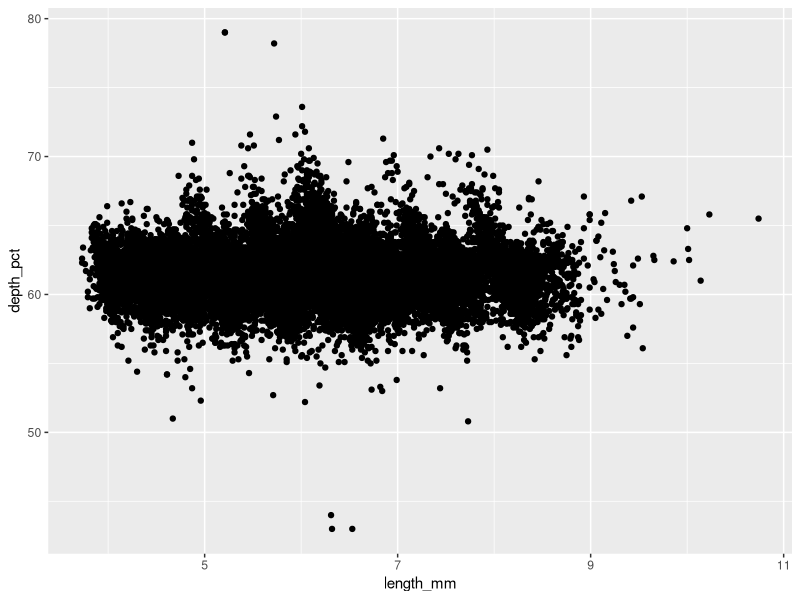
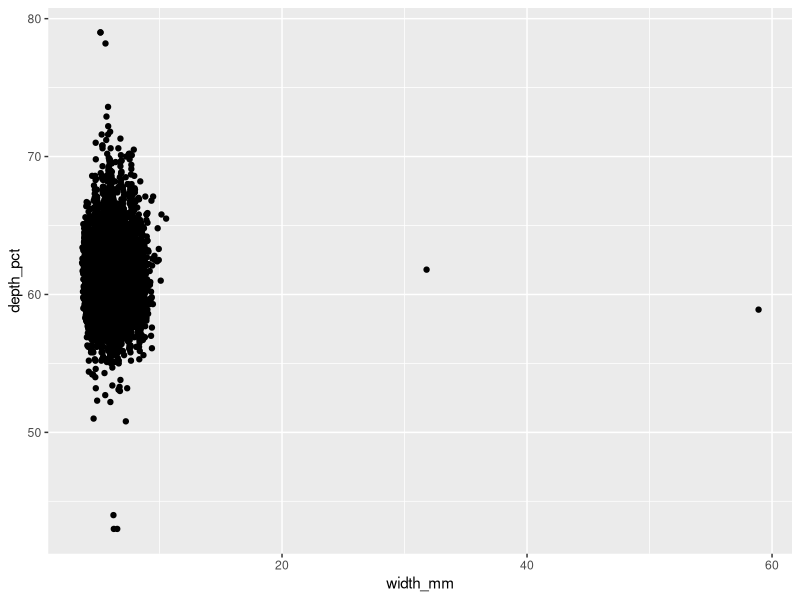

Write R code to recreate these figures, in order.
## ---- chunk 1
library(tidyverse) 
library(ggplot2)
## ---- chunk 2
diamonds <- diamonds %>% rename(
    depth_pct = depth,
    length_mm = x,
    width_mm = y,
    depth_mm = z,
    table_pct = table
  )
## ---- chunk 3
diamonds <- filter(diamonds, length_mm > 0, width_mm > 0 )
summary(diamonds)
count(diamonds,length_mm, depth_mm, sort = TRUE)
ggplot(diamonds,mapping = aes(x = length_mm , y = depth_pct)) + geom_point()
ggplot(diamonds,mapping = aes(x = width_mm, y = depth_pct)) + geom_point()



## ---- chunk 4

diamonds <- diamonds %>%
  mutate(table_mm = table_pct * width_mm / 100)

# Overall table_mm arithmetic mean?






# table_mm arithmetic mean within each clarity category






## ---- chunk 5
# Write gmean() command



## ---- chunk 6

test_data <- list(
  test1 = c(2.1, 3.8, 4.2),
  test2 = c(1, 10, 100, 1000),
  test3 = c(0, 1, 4),
  test4 = c(0.38,  0.94, -1.56),
  test5 = c(TRUE, TRUE),
  test6 = c("6", "7", "8")
)


# Create for loop to test gmean() on the above examples


## ---- chunk 7
# Copy gmean() from Ex4 and edit it to check the input





# Copy your code from Ex 5 to test your new command





## ---- chunk 8
# Overall table_mm geometic mean?






# table_mm geometic mean within each clarity category






## ---- chunk 9
# Create gmean2() that computes the geometric mean 
#   that uses the original definition






## ---- chunk 10
# Create a function that computes the harmonic mean







